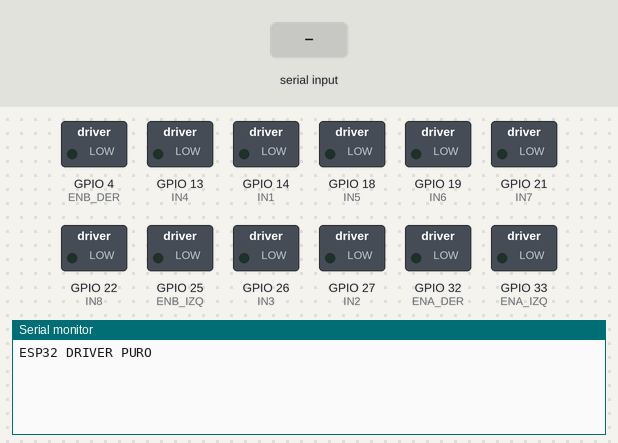
The sketch below on a simulated ESP32. Shown: switched loads named in the sketch (green lamp = pin HIGH), the last lines printed to the serial monitor. Inputs (shaded band) come from the test bench.

Above: at 1.2 s.
1.3 s: "&\n" received over the second serial link
At 2.2 s:
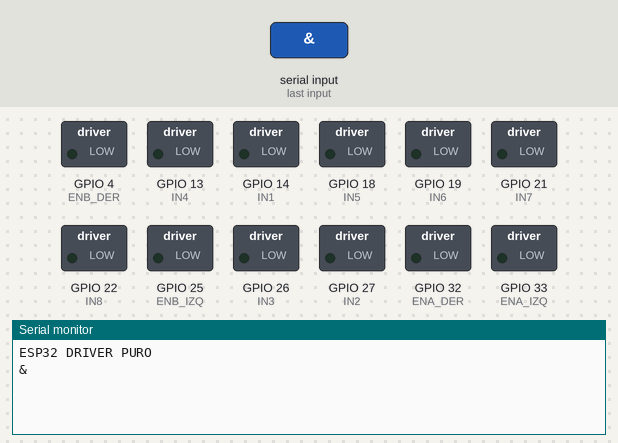
2.8 s: "90,45\n" received over the second serial link
At 3.3 s:
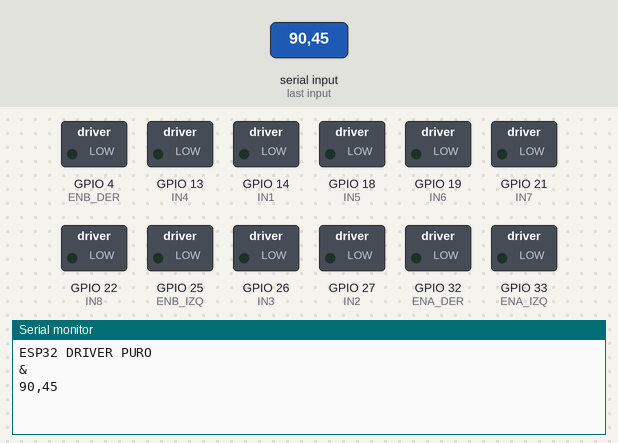
4.3 s: "5\n" received over the second serial link
At 5.6 s:
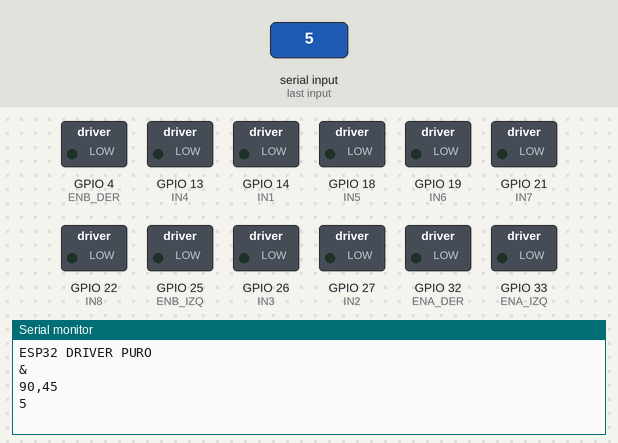

The sketch:

prueva_uart_2_1.ino
```cpp
// ================= UART =================
String comando = "";

// ================= PINES =================
int IN1 = 14;
int IN2 = 27;
int IN3 = 26;
int IN4 = 13;

int IN5 = 18;
int IN6 = 19;
int IN7 = 21;
int IN8 = 22;

// PWM
int ENA_IZQ = 33;
int ENB_IZQ = 25;
int ENA_DER = 32;
int ENB_DER = 4;

// ================= VARIABLES =================
int fl_actual = 0;
int rl_actual = 0;
int fr_actual = 0;
int rr_actual = 0;

int fl_target = 0;
int rl_target = 0;
int fr_target = 0;
int rr_target = 0;

// ================= FUNCIONES =================

int getValue(String data, String key, int def) {
  int index = data.indexOf(key + "=");
  if (index == -1) return def;

  int start = index + key.length() + 1;
  int end = data.indexOf("&", start);

  if (end == -1) end = data.length();

  return data.substring(start, end).toInt();
}

int suavizar(int actual, int objetivo) {
  int paso = 5;

  if (actual < objetivo) {
    actual += paso;
    if (actual > objetivo) actual = objetivo;
  }
  else if (actual > objetivo) {
    actual -= paso;
    if (actual < objetivo) actual = objetivo;
  }

  return actual;
}

void setMotor(int in1, int in2, int velocidad) {

  if (velocidad > 0) {
    digitalWrite(in1, HIGH);
    digitalWrite(in2, LOW);
  }
  else if (velocidad < 0) {
    digitalWrite(in1, LOW);
    digitalWrite(in2, HIGH);
  }
  else {
    digitalWrite(in1, LOW);
    digitalWrite(in2, LOW);
  }
}

// 🔥 SOLO EJECUTA
void procesar(String cmd) {

  int fl = getValue(cmd, "fl", 0);
  int rl = getValue(cmd, "rl", 0);
  int fr = getValue(cmd, "fr", 0);
  int rr = getValue(cmd, "rr", 0);

  Serial.println(cmd);

  setMotor(IN1, IN2, fl);
  setMotor(IN3, IN4, rl);
  setMotor(IN5, IN6, fr);
  setMotor(IN7, IN8, rr);

  fl_target = abs(fl);
  rl_target = abs(rl);
  fr_target = abs(fr);
  rr_target = abs(rr);
}

// ================= SETUP =================

void setup() {

  Serial.begin(115200);
  Serial2.begin(115200, SERIAL_8N1, 16, 17);

  pinMode(IN1, OUTPUT);
  pinMode(IN2, OUTPUT);
  pinMode(IN3, OUTPUT);
  pinMode(IN4, OUTPUT);

  pinMode(IN5, OUTPUT);
  pinMode(IN6, OUTPUT);
  pinMode(IN7, OUTPUT);
  pinMode(IN8, OUTPUT);

  ledcAttach(ENA_IZQ, 1000, 8);
  ledcAttach(ENB_IZQ, 1000, 8);
  ledcAttach(ENA_DER, 1000, 8);
  ledcAttach(ENB_DER, 1000, 8);

  Serial.println("ESP32 DRIVER PURO");
}

// ================= LOOP =================

void loop() {

  while (Serial2.available()) {
    char c = Serial2.read();

    if (c == '\r') continue;

    if ((c >= 32 && c <= 126) || c == '\n') {

      if (c == '\n') {

        if (comando.length() > 0) {
          procesar(comando);
        }

        comando = "";
      }
      else {
        comando += c;

        if (comando.length() > 50) {
          comando = "";
        }
      }
    }
  }

  // suavizado
  fl_actual = suavizar(fl_actual, fl_target);
  rl_actual = suavizar(rl_actual, rl_target);
  fr_actual = suavizar(fr_actual, fr_target);
  rr_actual = suavizar(rr_actual, rr_target);

  ledcWrite(ENA_IZQ, fl_actual);
  ledcWrite(ENB_IZQ, rl_actual);
  ledcWrite(ENA_DER, fr_actual);
  ledcWrite(ENB_DER, rr_actual);
}
```

Measured:
- after the input at 1.3 s, the serial monitor: prints a new line at once (image 1)
- after the input at 2.8 s, the serial monitor: prints a new line at once (image 2)
- after the input at 4.3 s, the serial monitor: prints a new line at once (image 3)
